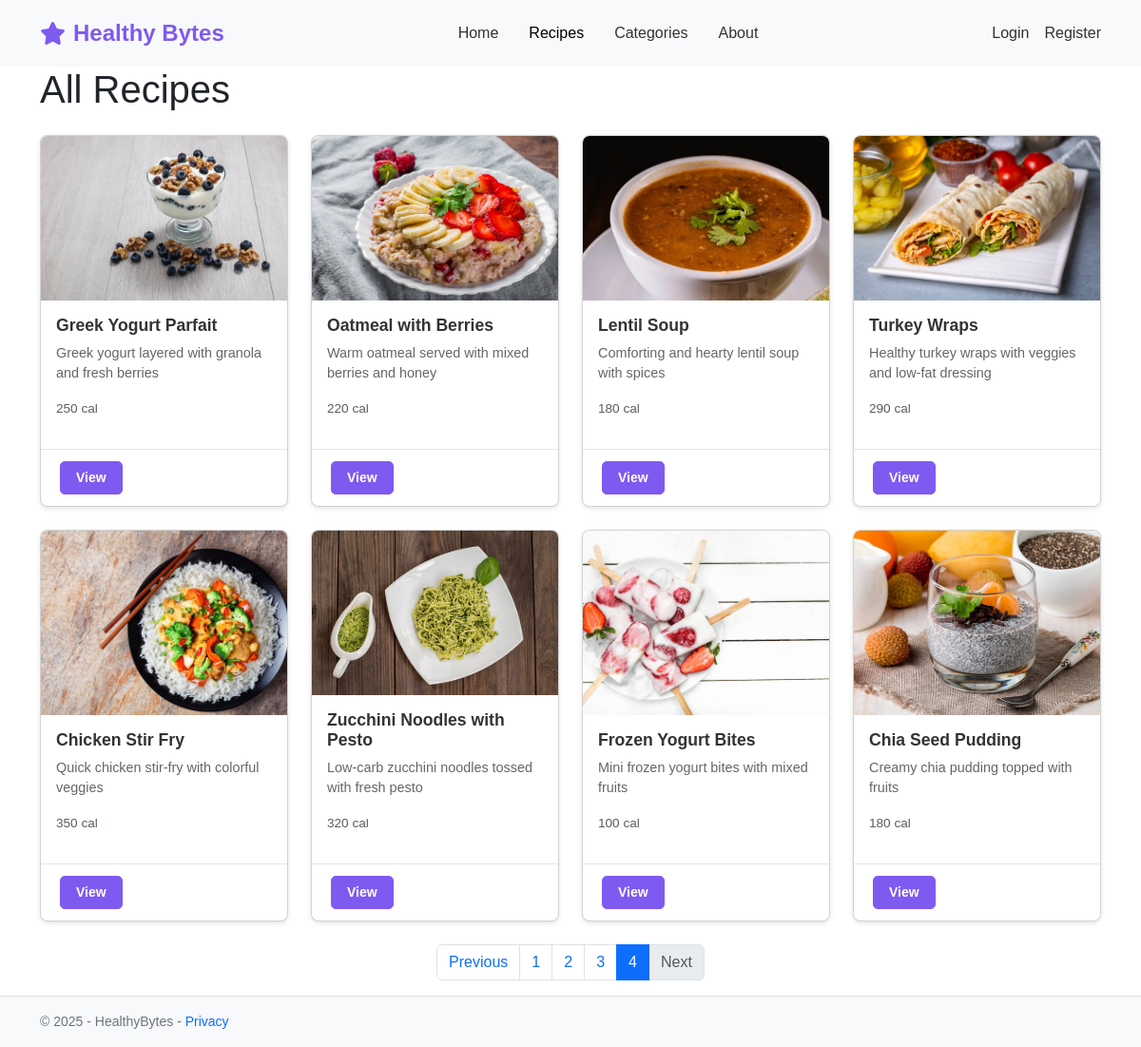
Screenshot of /recipes?page=4 with the database file from the repository.
### app/models.py (models this page shows, shortened)
class Recipe(db.Model):
    id = db.Column(db.Integer, primary_key=True)
    title = db.Column(db.String(100), nullable=False)
    description = db.Column(db.Text, nullable=False)
    calories = db.Column(db.Integer, nullable=True)
    protein = db.Column(db.Float, nullable=True)
    carbs = db.Column(db.Float, nullable=True)
    fats = db.Column(db.Float, nullable=True)
    image_file = db.Column(db.String(20), nullable=True, default='default_recipe.jpg')
    category_id = db.Column(db.Integer, db.ForeignKey('category.id'), nullable=False)
    reviews = db.relationship('Review', backref='recipe', lazy=True)

### app/blueprints/recipes/routes.py (the view)
@recipes.route('/recipes')
def all_recipes():
    page = request.args.get('page', 1, type=int)
    recipes_list = Recipe.query.paginate(page=page, per_page=8)
    return render_template('recipes.html', recipes=recipes_list)

### app/blueprints/recipes/templates/recipes.html
{% extends "base.html" %}
{% block content %}
<h1 class="mb-4">All Recipes</h1>
<div class="row">
    {% for recipe in recipes.items %}
        <div class="col-md-3 mb-4">
            <div class="card h-100">
                <img src="{{ url_for('static', filename='images/recipes/' + recipe.image_file) }}" class="card-img-top" alt="{{ recipe.title }}">
                <div class="card-body">
                    <h5 class="card-title">{{ recipe.title }}</h5>
                    <p class="card-text">{{ recipe.description|truncate(100) }}</p>
                    <p class="text-muted">{{ recipe.calories }} cal</p>
                </div>
                <div class="card-footer bg-transparent">
                    <a href="{{ url_for('recipes.recipe_detail', recipe_id=recipe.id) }}" class="btn btn-primary">View</a>
                </div>
            </div>
        </div>
    {% endfor %}
</div>
<nav aria-label="Page navigation">
    <ul class="pagination justify-content-center">
        {% if recipes.has_prev %}
            <li class="page-item">
                <a class="page-link" href="{{ url_for('recipes.all_recipes', page=recipes.prev_num) }}">Previous</a>
            </li>
        {% else %}
            <li class="page-item disabled">
                <a class="page-link" href="#">Previous</a>
            </li>
        {% endif %}
        {% for page_num in recipes.iter_pages() %}
            {% if page_num %}
                {% if recipes.page == page_num %}
                    <li class="page-item active">
                        <a class="page-link" href="{{ url_for('recipes.all_recipes', page=page_num) }}">{{ page_num }}</a>
                    </li>
                {% else %}
                    <li class="page-item">
                        <a class="page-link" href="{{ url_for('recipes.all_recipes', page=page_num) }}">{{ page_num }}</a>
                    </li>
                {% endif %}
            {% else %}
                <li class="page-item disabled">
                    <a class="page-link" href="#">...</a>
                </li>
            {% endif %}
        {% endfor %}
        {% if recipes.has_next %}
            <li class="page-item">
                <a class="page-link" href="{{ url_for('recipes.all_recipes', page=recipes.next_num) }}">Next</a>
            </li>
        {% else %}
            <li class="page-item disabled">
                <a class="page-link" href="#">Next</a>
            </li>
        {% endif %}
    </ul>
</nav>
{% endblock %}

### app/static/css/style.css (style rules this page uses)
body { font-family: Arial, sans-serif; min-height: 100vh; display: flex; flex-direction: column; }
.btn-primary { background-color: #7f5af0; border-color: #7f5af0; padding: 0.75rem 1.5rem; border-radius: 5px; font-weight: 600; transition: all 0.3s ease; }
.card-img-top { width: 100%; height: 100%; object-fit: cover; transition: transform 0.3s ease; }
.card { transition: transform 0.3s ease, box-shadow 0.3s ease; overflow: hidden; border-radius: 8px; box-shadow: 0 2px 5px rgba(0, 0, 0, 0.1); }
.card-title { font-size: 1.1rem; font-weight: 600; margin-bottom: 0.5rem; color: #333; }
.card-text { font-size: 0.9rem; color: #666; }
.text-muted { font-size: 0.85rem; font-weight: 500; }
.card-footer { background-color: transparent; border-top: 1px solid rgba(0, 0, 0, 0.1); padding: 0.75rem 1.25rem; }
.btn-primary { padding: 0.375rem 1rem; font-size: 0.875rem; }

### rows the page displays
Recipe: image_file (picture), title "Greek Yogurt Parfait", description "Greek yogurt layered with granola and fresh berries", calories "250"
Recipe: image_file (picture), title "Oatmeal with Berries", description "Warm oatmeal served with mixed berries and honey", calories "220"
Recipe: image_file (picture), title "Lentil Soup", description "Comforting and hearty lentil soup with spices", calories "180"
Recipe: image_file (picture), title "Turkey Wraps", description "Healthy turkey wraps with veggies and low-fat dressing", calories "290"
Recipe: image_file (picture), title "Chicken Stir Fry", description "Quick chicken stir-fry with colorful veggies", calories "350"
Recipe: image_file (picture), title "Zucchini Noodles with Pesto", description "Low-carb zucchini noodles tossed with fresh pesto", calories "320"
Recipe: image_file (picture), title "Frozen Yogurt Bites", description "Mini frozen yogurt bites with mixed fruits", calories "100"
Recipe: image_file (picture), title "Chia Seed Pudding", description "Creamy chia pudding topped with fruits", calories "180"

### other values shown
{{ page_num }} "1" "2" "3"
{{ page_num }} "4"
